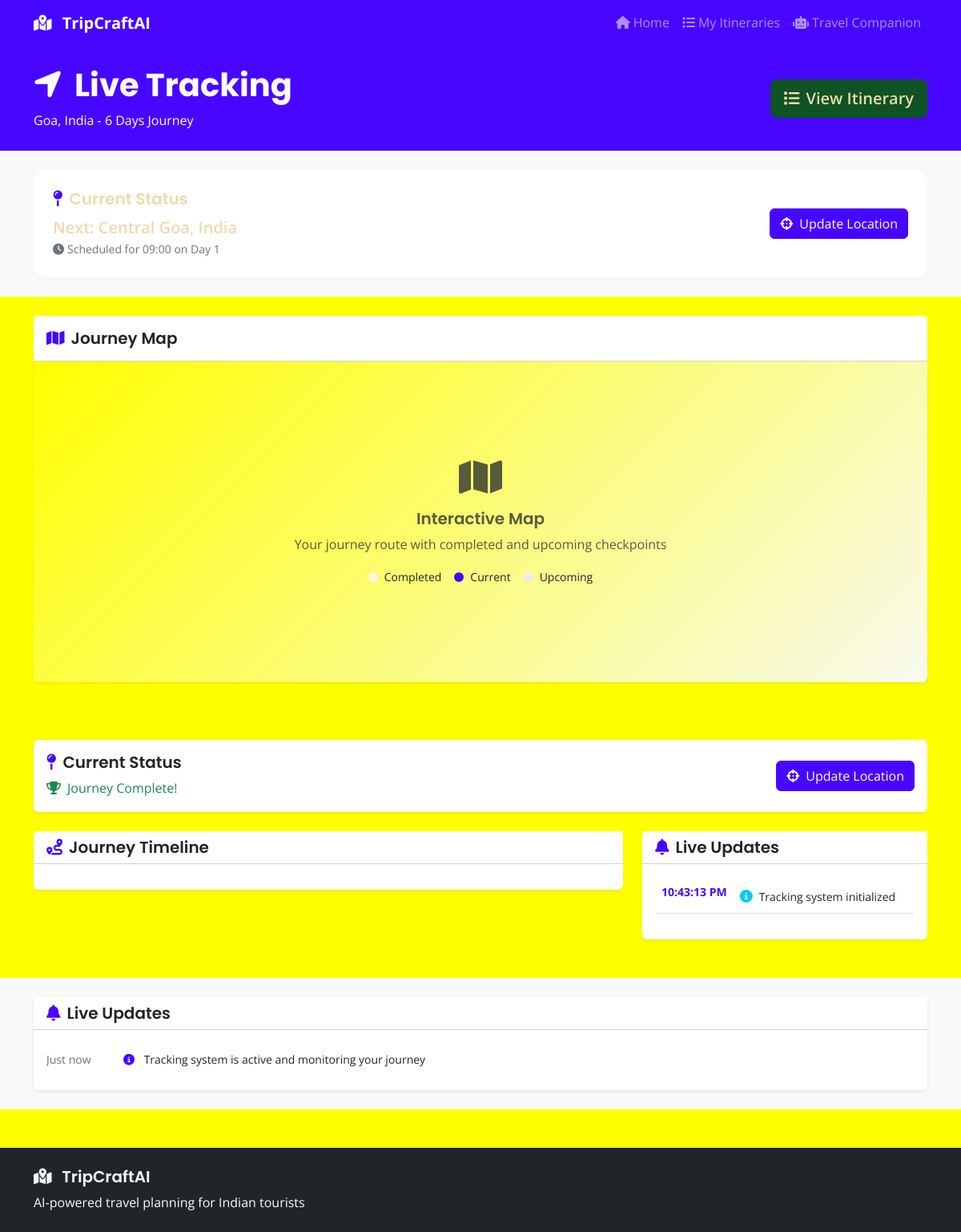
Before: /tracking/4 with the older database file.
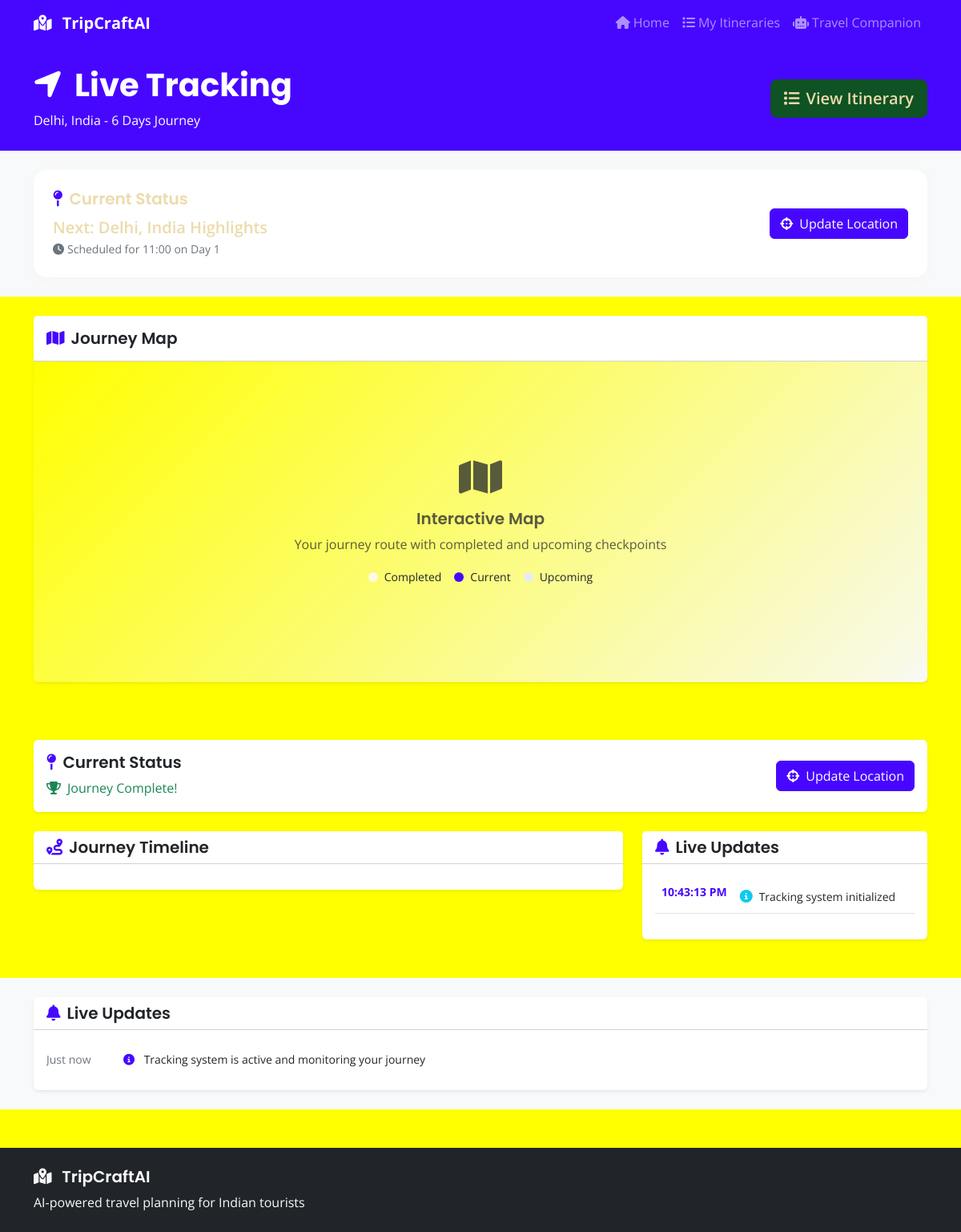
After: the same page with the newer database file.
### models.py (models this page shows, shortened)
class TravelItinerary(db.Model):
    id = db.Column(db.Integer, primary_key=True)
    destination = db.Column(db.String(200), nullable=False)
    duration = db.Column(db.Integer, nullable=False)  # days
    budget = db.Column(db.Float, nullable=False)
    interests = db.Column(db.Text)  # JSON string of interests
    itinerary_data = db.Column(db.Text)  # JSON string of generated itinerary
    created_at = db.Column(db.DateTime, default=datetime.utcnow)
    checkpoints = db.relationship('Checkpoint', backref='itinerary', lazy=True, cascade='all, delete-orphan')

class Checkpoint(db.Model):
    id = db.Column(db.Integer, primary_key=True)
    itinerary_id = db.Column(db.Integer, db.ForeignKey('travel_itinerary.id'), nullable=False)
    day = db.Column(db.Integer, nullable=False)
    time = db.Column(db.String(10), nullable=False)  # HH:MM format
    location = db.Column(db.String(200), nullable=False)
    activity = db.Column(db.Text, nullable=False)
    estimated_cost = db.Column(db.Float, default=0.0)
    is_completed = db.Column(db.Boolean, default=False)
    completed_at = db.Column(db.DateTime)
    notes = db.Column(db.Text)

### routes.py (the view)
@app.route('/tracking/<int:itinerary_id>')
def tracking(itinerary_id):
    itinerary = TravelItinerary.query.get_or_404(itinerary_id)
    checkpoints = Checkpoint.query.filter_by(itinerary_id=itinerary_id).order_by(Checkpoint.day, Checkpoint.time).all()
    return render_template('tracking.html',
                         itinerary=itinerary,
                         checkpoints=checkpoints)

### templates/tracking.html (shortened to what this page needs)
{% extends "base.html" %}
{% block content %}
<section class="py-4 bg-primary text-white">
    <div class="container">
        <div class="row align-items-center">
            <div class="col-md-8">
                <h1 class="display-6 fw-bold mb-2">
                    <i class="fas fa-location-arrow me-3"></i>Live Tracking
                </h1>
                <p class="mb-0">{{ itinerary.destination }} - {{ itinerary.duration }} Days Journey</p>
            </div>
            <div class="col-md-4 text-md-end">
                <a href="{{ url_for('view_itinerary', itinerary_id=itinerary.id) }}" class="btn btn-accent btn-lg">
                    <i class="fas fa-list me-2"></i>View Itinerary
                </a>
            </div>
        </div>
    </div>
</section>
<section class="py-4 bg-light">
    <div class="container">
        <div class="row">
            <div class="col-12">
                <div class="current-status-card">
                    <div class="row align-items-center">
                        <div class="col-md-6">
                            <h5 class="mb-2">
                                <i class="fas fa-map-pin me-2 text-primary"></i>Current Status
                            </h5>
                            {% set next_checkpoint = checkpoints|rejectattr('is_completed')|first %}
                            {% if next_checkpoint %}
                            <div class="current-location">
                                <div class="location-name">Next: {{ next_checkpoint.location }}</div>
                                <div class="location-time">
                                    <i class="fas fa-clock me-1"></i>Scheduled for {{ next_checkpoint.time }} on Day {{ next_checkpoint.day }}
                                </div>
                            </div>
                            {% endif %}
                        </div>
                        <div class="col-md-6 text-md-end">
                            <button class="btn btn-primary" onclick="simulateLocation()">
                                <i class="fas fa-crosshairs me-2"></i>Update Location
                            </button>
                        </div>
                    </div>
                </div>
            </div>
        </div>
    </div>
</section>
<section class="py-4">
    <div class="container">
        <div class="row">
            <div class="col-12">
                <div class="card border-0 shadow-sm">
                    <div class="card-header bg-white py-3">
                        <h5 class="mb-0">
                            <i class="fas fa-map me-2 text-primary"></i>Journey Map
                        </h5>
                    </div>
                    <div class="card-body p-0">
                        <div class="map-container" id="journeyMap">
                            <div class="map-placeholder">
                                <div class="map-content">
                                    <i class="fas fa-map fa-3x text-muted mb-3"></i>
                                    <h5 class="text-muted">Interactive Map</h5>
                                    <p class="text-muted">Your journey route with completed and upcoming checkpoints</p>
                                    <div class="map-legend">
                                        <div class="legend-item">
                                            <span class="legend-dot completed"></span>Completed
                                        </div>
                                        <div class="legend-item">
                                            <span class="legend-dot current"></span>Current
                                        </div>
                                        <div class="legend-item">
                                            <span class="legend-dot pending"></span>Upcoming
                                        </div>
                                    </div>
                                </div>
                            </div>
                        </div>
                    </div>
                </div>
            </div>
        </div>
    </div>
</section>
<section class="py-5">
    <div class="container">
        <div id="react-tracker" data-itinerary-id="{{ itinerary.id }}">
        </div>
    </div>
</section>
<section class="py-4 bg-light">
    <div class="container">
        <div class="row">
            <div class="col-12">
                <div class="card border-0 shadow-sm">
                    <div class="card-header bg-white">
                        <h5 class="mb-0">
                            <i class="fas fa-bell me-2 text-primary"></i>Live Updates
                        </h5>
                    </div>
                    <div class="card-body">
                        <div id="liveUpdates" class="live-updates">
                            <div class="update-item">
                                <div class="update-time">Just now</div>
                                <div class="update-message">
                                    <i class="fas fa-info-circle text-primary me-2"></i>
                                    Tracking system is active and monitoring your journey
                                </div>
                            </div>
                        </div>
                    </div>
                </div>
            </div>
        </div>
    </div>
</section>
{% endblock %}

### templates/base.html (shortened to what this page needs)
<!DOCTYPE html>
<html lang="en">
<head>
    <link href="https://cdn.jsdelivr.net/npm/bootstrap@5.3.0/dist/css/bootstrap.min.css" rel="stylesheet">
    <link rel="stylesheet" href="https://cdnjs.cloudflare.com/ajax/libs/font-awesome/6.4.0/css/all.min.css">
    <link rel="stylesheet" href="https://unpkg.com/leaflet@1.9.4/dist/leaflet.css" />
    <link rel="stylesheet" href="{{ url_for('static', filename='css/style.css') }}">
    <link rel="stylesheet" href="{{ url_for('static', filename='css/react-components.css') }}">
</head>
<body>
    <nav class="navbar navbar-expand-lg navbar-dark bg-primary sticky-top">
        <div class="container">
            <a class="navbar-brand fw-bold" href="{{ url_for('index') }}">
                <i class="fas fa-map-marked-alt me-2"></i> TripCraftAI
            </a>
            <div class="collapse navbar-collapse" id="navbarNav">
                <ul class="navbar-nav ms-auto">
                    <li class="nav-item">
                        <a class="nav-link" href="{{ url_for('index') }}">
                            <i class="fas fa-home me-1"></i>Home
                        </a>
                    </li>
                    <li class="nav-item">
                        <a class="nav-link" href="{{ url_for('my_itineraries') }}">
                            <i class="fas fa-list me-1"></i>My Itineraries
                        </a>
                    </li>
                    <li class="nav-item">
                        <a class="nav-link" href="{{ url_for('chatbot') }}">
                            <i class="fas fa-robot me-1"></i>Travel Companion
                        </a>
                    </li>
                </ul>
            </div>
        </div>
    </nav>
    <main>
        {% block content %}{% endblock %}
    </main>
    <footer class="bg-dark text-light py-4 mt-5">
        <div class="container">
            <div class="row">
                <div class="col-md-6">
                    <h5><i class="fas fa-map-marked-alt me-2"></i> TripCraftAI</h5>
                    <p class="mb-0">AI-powered travel planning for Indian tourists</p>
                </div>
                <div class="col-md-6 text-md-end">
                </div>
            </div>
        </div>
    </footer>
</body>
</html>

### static/css/style.css (style rules this page uses)
:root { --primary: 255 107 53; --secondary: 245 245 220; --accent: 139 69 19; --background: 248 249 250; --text: 44 62 80; --success: 39 174 96; --spacing: 16px; }
body { font-family: 'Open Sans', sans-serif; background-color: hsl(var(--background)); color: hsl(var(--text)); line-height: 1.6; }
h1, h2, h3, h4, h5, h6 { font-family: 'Poppins', sans-serif; font-weight: 600; }
.bg-primary { background-color: hsl(var(--primary)) !important; }
.text-primary { color: hsl(var(--primary)) !important; }
.btn-primary { background-color: hsl(var(--primary)); border-color: hsl(var(--primary)); color: white; }
.btn-accent { background-color: hsl(var(--accent)); border-color: hsl(var(--accent)); color: hsl(var(--text)); font-weight: 600; }
.current-status-card { background: white; border-radius: var(--spacing); padding: 1.5rem; box-shadow: 0 2px 10px hsl(var(--text) / 0.1); }
.current-location { margin-top: 0.5rem; }
.location-name { font-size: 1.25rem; font-weight: 600; color: hsl(var(--text)); }
.location-time { color: #6c757d; font-size: 0.875rem; }
.map-container { height: 400px; background: #f8f9fa; border-radius: 0 0 var(--spacing) var(--spacing); position: relative; }
.map-placeholder { height: 100%; display: flex; align-items: center; justify-content: center; background: linear-gradient(135deg, hsl(var(--background)), hsl(var(--primary) / 0.05)); }
.map-content { text-align: center; }
.map-legend { display: flex; gap: 1rem; justify-content: center; margin-top: 1rem; }
.legend-item { display: flex; align-items: center; gap: 0.5rem; font-size: 0.875rem; }
.legend-dot { width: 12px; height: 12px; border-radius: 50%; }
.legend-dot.completed { background: hsl(var(--success)); }
.legend-dot.current { background: hsl(var(--primary)); }
.legend-dot.pending { background: #e9ecef; }
.live-updates { max-height: 300px; overflow-y: auto; }
.update-item { display: flex; gap: 1rem; padding: 0.75rem 0; border-bottom: 1px solid #e9ecef; }
.update-item:last-child { border-bottom: none; }
.update-time { font-size: 0.875rem; color: #6c757d; white-space: nowrap; min-width: 80px; }
.update-message { flex: 1; font-size: 0.875rem; }

### static/css/react-components.css (style rules this page uses)
.update-item { border-bottom: 1px solid #e9ecef; padding: 10px 0; }
.update-item:last-child { border-bottom: none; }

Changed rows visible on the page:
no longer on this page (row edited): Checkpoint: location "Central Goa, India", time "09:00", day "1"
changed TravelItinerary: destination "Goa, India" → "Delhi, India"
now on this page (row edited): Checkpoint: location "Delhi, India Highlights", time "11:00", day "1"
